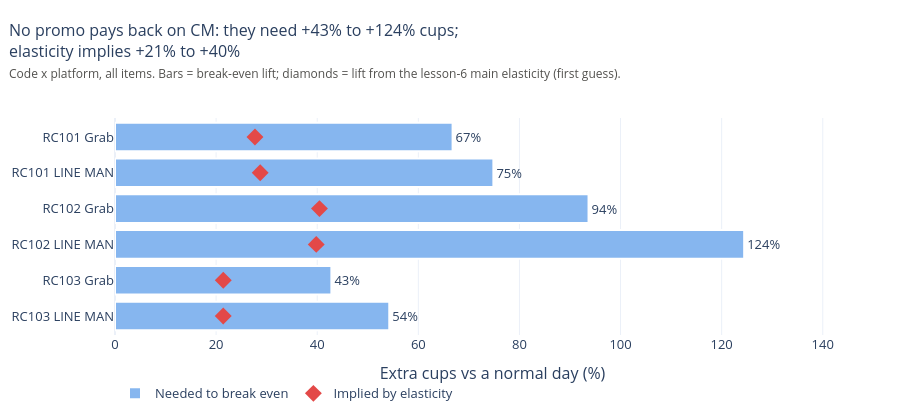

This figure's notebook cell:
### Code cell
plot = by_code.reset_index()
plot["label"] = plot["base_code"] + " " + plot["platform"]
fig = go.Figure()
fig.add_trace(go.Bar(x=plot["breakeven_lift_pct"], y=plot["label"], orientation="h", name="Needed to break even",
                     marker=dict(color="#86b6ef", line=dict(color="white", width=2)),
                     text=plot["breakeven_lift_pct"].map("{:.0f}%".format), textposition="outside", cliponaxis=False,
                     hovertemplate="%{y}: needs +%{x:.0f}% cups<extra></extra>"))
fig.add_trace(go.Scatter(x=plot["implied_lift_pct"], y=plot["label"], mode="markers", name="Implied by elasticity",
                         marker=dict(size=13, color="#e34948", symbol="diamond"),
                         hovertemplate="%{y}: elasticity implies +%{x:.0f}%<extra></extra>"))
fig.update_yaxes(autorange="reversed")
fig.update_xaxes(title="Extra cups vs a normal day (%)", range=[0, plot["breakeven_lift_pct"].max() * 1.2])
fig.update_layout(height=420, legend=dict(orientation="h", y=-0.2), title=subtitle(
    f"No promo pays back on CM: they need +{plot['breakeven_lift_pct'].min():.0f}% to +{plot['breakeven_lift_pct'].max():.0f}% cups; "
    f"elasticity implies +{plot['implied_lift_pct'].min():.0f}% to +{plot['implied_lift_pct'].max():.0f}%",
    "Code x platform, all items. Bars = break-even lift; diamonds = lift from the lesson-6 main elasticity (first guess)."))
fig.show()

### Figure 1 — Plotly figure (JSON) as saved in the notebook; plotly's stock layout.template omitted (floating-point values rounded to 4 significant figures)
{"data": [{"cliponaxis": false, "hovertemplate": "%{y}: needs +%{x:.0f}% cups<extra></extra>", "marker": {"color": "#86b6ef", "line": {"color": "white", "width": 2}}, "name": "Needed to break even", "orientation": "h", "text": ["67%", "75%", "94%", "124%", "43%", "54%"], "textposition": "outside", "type": "bar", "x": [66.78, 74.85, 93.67, 124.5, 42.8, 54.25], "y": ["RC101 Grab", "RC101 LINE MAN", "RC102 Grab", "RC102 LINE MAN", "RC103 Grab", "RC103 LINE MAN"]}, {"hovertemplate": "%{y}: elasticity implies +%{x:.0f}%<extra></extra>", "marker": {"color": "#e34948", "size": 13, "symbol": "diamond"}, "mode": "markers", "name": "Implied by elasticity", "type": "scatter", "x": [27.69, 28.72, 40.44, 39.81, 21.42, 21.41], "y": ["RC101 Grab", "RC101 LINE MAN", "RC102 Grab", "RC102 LINE MAN", "RC103 Grab", "RC103 LINE MAN"]}], "layout": {"height": 420, "legend": {"orientation": "h", "y": -0.2}, "title": {"font": {"size": 16}, "pad": {"t": 36}, "text": "No promo pays back on CM: they need +43% to +124% cups;<br>elasticity implies +21% to +40%<br><span style='font-size:12px;color:#52514e'>Code x platform, all items. Bars = break-even lift; diamonds = lift from the lesson-6 main elasticity (first guess).</span>", "x": 0.01, "xanchor": "left", "y": 1, "yanchor": "top", "yref": "container"}, "xaxis": {"range": [0, 149.3], "title": {"text": "Extra cups vs a normal day (%)"}}, "yaxis": {"autorange": "reversed"}}}
